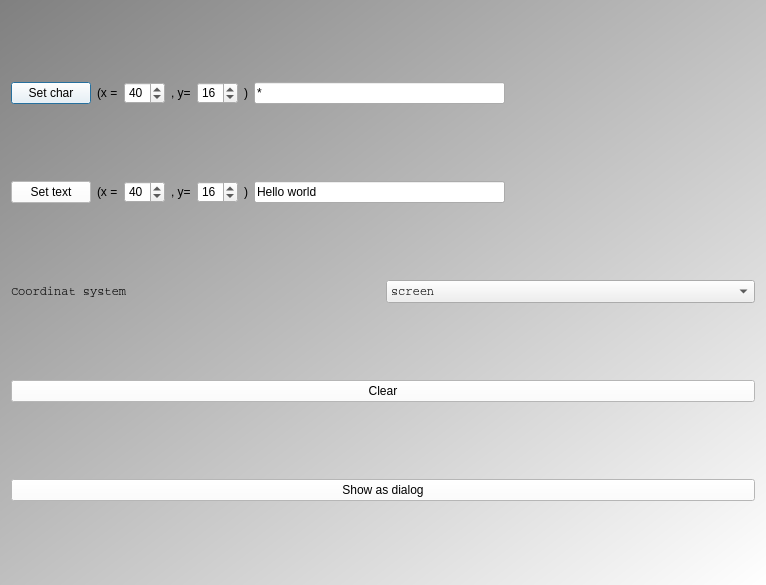
<?xml version="1.0" encoding="UTF-8"?>
<ui version="4.0">
 <class>QtTestTextCanvasMainDialog</class>
 <widget class="QDialog" name="QtTestTextCanvasMainDialog">
  <property name="geometry">
   <rect>
    <x>0</x>
    <y>0</y>
    <width>766</width>
    <height>585</height>
   </rect>
  </property>
  <property name="windowTitle">
   <string>TestTextCanvas</string>
  </property>
  <property name="styleSheet">
   <string notr="true">QDialog { 
background-color: qlineargradient(x1: 0, y1: 0, x2: 1, y2: 1, stop: 0  #808080, stop: 1 #ffffff);
}
QPushButton { background-color: rgb(255, 255, 255);  }
QPushButton { color: rgb(0,0,0); }</string>
  </property>
  <layout class="QVBoxLayout" name="verticalLayout">
   <item>
    <layout class="QHBoxLayout" name="layout_dot">
     <item>
      <widget class="QPushButton" name="button_char">
       <property name="text">
        <string>Set char</string>
       </property>
      </widget>
     </item>
     <item>
      <widget class="QLabel" name="label_char_x">
       <property name="text">
        <string>(x =</string>
       </property>
      </widget>
     </item>
     <item>
      <widget class="QSpinBox" name="box_char_x">
       <property name="value">
        <number>40</number>
       </property>
      </widget>
     </item>
     <item>
      <widget class="QLabel" name="label_char_y">
       <property name="text">
        <string>, y=</string>
       </property>
      </widget>
     </item>
     <item>
      <widget class="QSpinBox" name="box_char_y">
       <property name="value">
        <number>16</number>
       </property>
      </widget>
     </item>
     <item>
      <widget class="QLabel" name="label_char_close">
       <property name="text">
        <string>)</string>
       </property>
      </widget>
     </item>
     <item>
      <widget class="QLineEdit" name="edit_char">
       <property name="text">
        <string>*</string>
       </property>
      </widget>
     </item>
     <item>
      <spacer name="char_spacer">
       <property name="orientation">
        <enum>Qt::Horizontal</enum>
       </property>
       <property name="sizeHint" stdset="0">
        <size>
         <width>40</width>
         <height>20</height>
        </size>
       </property>
      </spacer>
     </item>
    </layout>
   </item>
   <item>
    <layout class="QHBoxLayout" name="layout_circle">
     <item>
      <widget class="QPushButton" name="button_text">
       <property name="text">
        <string>Set text</string>
       </property>
      </widget>
     </item>
     <item>
      <widget class="QLabel" name="label_text_x">
       <property name="text">
        <string>(x =</string>
       </property>
      </widget>
     </item>
     <item>
      <widget class="QSpinBox" name="box_text_x">
       <property name="value">
        <number>40</number>
       </property>
      </widget>
     </item>
     <item>
      <widget class="QLabel" name="label_text_y">
       <property name="text">
        <string>, y=</string>
       </property>
      </widget>
     </item>
     <item>
      <widget class="QSpinBox" name="box_text_y">
       <property name="value">
        <number>16</number>
       </property>
      </widget>
     </item>
     <item>
      <widget class="QLabel" name="label_text_close">
       <property name="text">
        <string>)</string>
       </property>
      </widget>
     </item>
     <item>
      <widget class="QLineEdit" name="edit_text">
       <property name="text">
        <string>Hello world</string>
       </property>
      </widget>
     </item>
     <item>
      <spacer name="text_spacer">
       <property name="orientation">
        <enum>Qt::Horizontal</enum>
       </property>
       <property name="sizeHint" stdset="0">
        <size>
         <width>40</width>
         <height>20</height>
        </size>
       </property>
      </spacer>
     </item>
    </layout>
   </item>
   <item>
    <layout class="QHBoxLayout" name="horizontalLayout_2">
     <item>
      <widget class="QLabel" name="label_coordinat_system">
       <property name="font">
        <font>
         <family>Courier</family>
        </font>
       </property>
       <property name="text">
        <string>Coordinat system</string>
       </property>
      </widget>
     </item>
     <item>
      <widget class="QComboBox" name="box_coordinat_system">
       <property name="font">
        <font>
         <family>Courier</family>
        </font>
       </property>
       <item>
        <property name="text">
         <string>screen</string>
        </property>
       </item>
       <item>
        <property name="text">
         <string>graph</string>
        </property>
       </item>
      </widget>
     </item>
    </layout>
   </item>
   <item>
    <widget class="QPushButton" name="button_clear">
     <property name="text">
      <string>Clear</string>
     </property>
    </widget>
   </item>
   <item>
    <widget class="QPushButton" name="button_as_dialog">
     <property name="text">
      <string>Show as dialog</string>
     </property>
    </widget>
   </item>
  </layout>
 </widget>
 <resources/>
 <connections/>
</ui>
